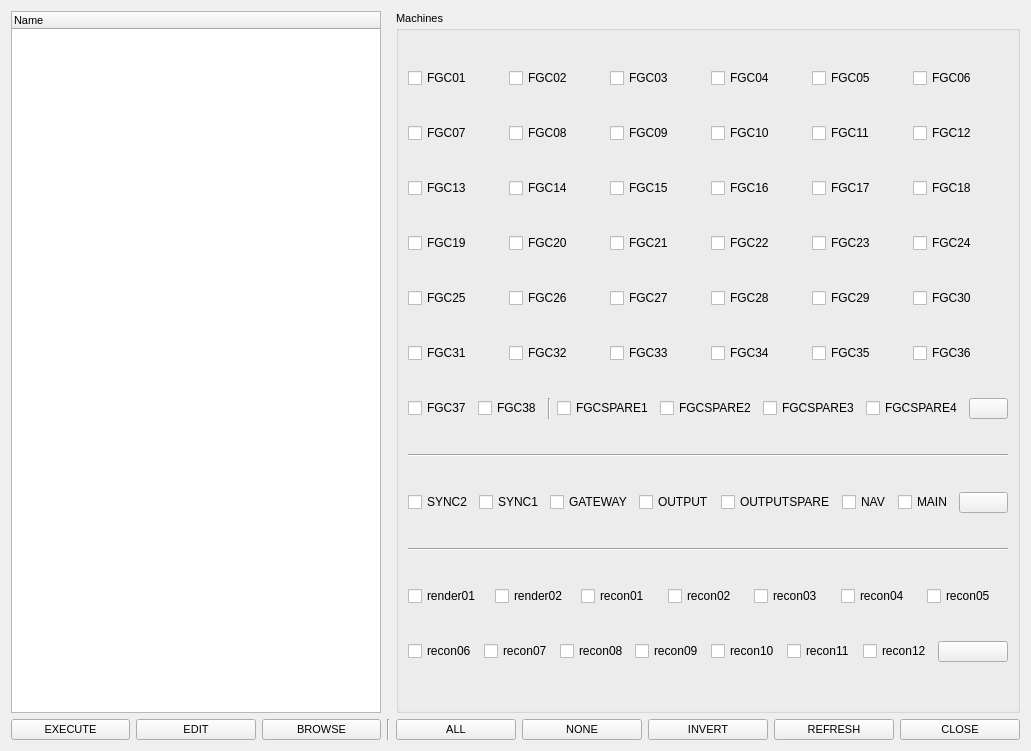
<?xml version="1.0" encoding="UTF-8"?>
<ui version="4.0">
 <class>Form</class>
 <widget class="QWidget" name="Form">
  <property name="geometry">
   <rect>
    <x>0</x>
    <y>0</y>
    <width>1031</width>
    <height>751</height>
   </rect>
  </property>
  <property name="windowTitle">
   <string>ITool - @lex</string>
  </property>
  <layout class="QGridLayout" name="gridLayout">
   <item row="0" column="0">
    <widget class="QTreeWidget" name="treeWidget">
     <property name="font">
      <font>
       <pointsize>8</pointsize>
      </font>
     </property>
     <property name="editTriggers">
      <set>QAbstractItemView::DoubleClicked|QAbstractItemView::EditKeyPressed|QAbstractItemView::SelectedClicked</set>
     </property>
     <property name="selectionMode">
      <enum>QAbstractItemView::SingleSelection</enum>
     </property>
     <column>
      <property name="text">
       <string>Name</string>
      </property>
     </column>
    </widget>
   </item>
   <item row="1" column="2">
    <layout class="QHBoxLayout" name="horizontalLayout">
     <item>
      <widget class="QPushButton" name="btnAll">
       <property name="font">
        <font>
         <pointsize>8</pointsize>
        </font>
       </property>
       <property name="toolTip">
        <string>&lt;html&gt;&lt;head/&gt;&lt;body&gt;&lt;p&gt;select all servers&lt;/p&gt;&lt;/body&gt;&lt;/html&gt;</string>
       </property>
       <property name="text">
        <string>ALL</string>
       </property>
      </widget>
     </item>
     <item>
      <widget class="QPushButton" name="btnNone">
       <property name="font">
        <font>
         <pointsize>8</pointsize>
        </font>
       </property>
       <property name="toolTip">
        <string>&lt;html&gt;&lt;head/&gt;&lt;body&gt;&lt;p&gt;unselect all servers&lt;/p&gt;&lt;/body&gt;&lt;/html&gt;</string>
       </property>
       <property name="text">
        <string>NONE</string>
       </property>
      </widget>
     </item>
     <item>
      <widget class="QPushButton" name="btnInvert">
       <property name="enabled">
        <bool>true</bool>
       </property>
       <property name="font">
        <font>
         <pointsize>8</pointsize>
        </font>
       </property>
       <property name="toolTip">
        <string>&lt;html&gt;&lt;head/&gt;&lt;body&gt;&lt;p&gt;invert selection servers&lt;/p&gt;&lt;/body&gt;&lt;/html&gt;</string>
       </property>
       <property name="text">
        <string>INVERT</string>
       </property>
      </widget>
     </item>
     <item>
      <widget class="QPushButton" name="btnRefresh">
       <property name="enabled">
        <bool>true</bool>
       </property>
       <property name="font">
        <font>
         <pointsize>8</pointsize>
        </font>
       </property>
       <property name="toolTip">
        <string>&lt;html&gt;&lt;head/&gt;&lt;body&gt;&lt;p&gt;ping all servers&lt;/p&gt;&lt;/body&gt;&lt;/html&gt;</string>
       </property>
       <property name="text">
        <string>REFRESH</string>
       </property>
      </widget>
     </item>
     <item>
      <widget class="QPushButton" name="btnClose">
       <property name="font">
        <font>
         <pointsize>8</pointsize>
        </font>
       </property>
       <property name="toolTip">
        <string>&lt;html&gt;&lt;head/&gt;&lt;body&gt;&lt;p&gt;close app&lt;/p&gt;&lt;/body&gt;&lt;/html&gt;</string>
       </property>
       <property name="text">
        <string>CLOSE</string>
       </property>
      </widget>
     </item>
    </layout>
   </item>
   <item row="1" column="0">
    <layout class="QHBoxLayout" name="horizontalLayout_11">
     <item>
      <widget class="QPushButton" name="btnRun">
       <property name="font">
        <font>
         <pointsize>8</pointsize>
        </font>
       </property>
       <property name="toolTip">
        <string>&lt;html&gt;&lt;head/&gt;&lt;body&gt;&lt;p&gt;run script&lt;/p&gt;&lt;/body&gt;&lt;/html&gt;</string>
       </property>
       <property name="text">
        <string>EXECUTE</string>
       </property>
      </widget>
     </item>
     <item>
      <widget class="QPushButton" name="btnEdit">
       <property name="font">
        <font>
         <pointsize>8</pointsize>
        </font>
       </property>
       <property name="toolTip">
        <string>&lt;html&gt;&lt;head/&gt;&lt;body&gt;&lt;p&gt;edit script&lt;/p&gt;&lt;/body&gt;&lt;/html&gt;</string>
       </property>
       <property name="text">
        <string>EDIT</string>
       </property>
      </widget>
     </item>
     <item>
      <widget class="QPushButton" name="btnBrowse">
       <property name="font">
        <font>
         <pointsize>8</pointsize>
        </font>
       </property>
       <property name="toolTip">
        <string>&lt;html&gt;&lt;head/&gt;&lt;body&gt;&lt;p&gt;change location&lt;/p&gt;&lt;/body&gt;&lt;/html&gt;</string>
       </property>
       <property name="text">
        <string>BROWSE</string>
       </property>
      </widget>
     </item>
    </layout>
   </item>
   <item row="1" column="1">
    <widget class="Line" name="line_5">
     <property name="font">
      <font>
       <pointsize>8</pointsize>
      </font>
     </property>
     <property name="orientation">
      <enum>Qt::Vertical</enum>
     </property>
    </widget>
   </item>
   <item row="0" column="2">
    <widget class="QGroupBox" name="gbServers">
     <property name="font">
      <font>
       <pointsize>8</pointsize>
      </font>
     </property>
     <property name="title">
      <string>Machines</string>
     </property>
     <layout class="QGridLayout" name="gridLayout_2">
      <item row="8" column="0">
       <layout class="QHBoxLayout" name="horizontalLayout_9">
        <item>
         <widget class="QCheckBox" name="Sync2">
          <property name="font">
           <font>
            <pointsize>9</pointsize>
           </font>
          </property>
          <property name="text">
           <string>SYNC2</string>
          </property>
         </widget>
        </item>
        <item>
         <widget class="QCheckBox" name="Sync1">
          <property name="font">
           <font>
            <pointsize>9</pointsize>
           </font>
          </property>
          <property name="text">
           <string>SYNC1</string>
          </property>
         </widget>
        </item>
        <item>
         <widget class="QCheckBox" name="Gateway">
          <property name="font">
           <font>
            <pointsize>9</pointsize>
           </font>
          </property>
          <property name="text">
           <string>GATEWAY</string>
          </property>
         </widget>
        </item>
        <item>
         <widget class="QCheckBox" name="Output">
          <property name="font">
           <font>
            <pointsize>9</pointsize>
           </font>
          </property>
          <property name="text">
           <string>OUTPUT</string>
          </property>
         </widget>
        </item>
        <item>
         <widget class="QCheckBox" name="Outputspare">
          <property name="font">
           <font>
            <pointsize>9</pointsize>
           </font>
          </property>
          <property name="text">
           <string>OUTPUTSPARE</string>
          </property>
         </widget>
        </item>
        <item>
         <widget class="QCheckBox" name="Nav">
          <property name="font">
           <font>
            <pointsize>9</pointsize>
            <weight>50</weight>
            <bold>false</bold>
           </font>
          </property>
          <property name="text">
           <string>NAV</string>
          </property>
         </widget>
        </item>
        <item>
         <widget class="QCheckBox" name="Main">
          <property name="font">
           <font>
            <pointsize>9</pointsize>
            <weight>50</weight>
            <bold>false</bold>
           </font>
          </property>
          <property name="text">
           <string>MAIN</string>
          </property>
         </widget>
        </item>
        <item>
         <widget class="QPushButton" name="btnMgmt">
          <property name="font">
           <font>
            <pointsize>8</pointsize>
           </font>
          </property>
          <property name="toolTip">
           <string>&lt;html&gt;&lt;head/&gt;&lt;body&gt;&lt;p&gt;select all MGMT&lt;/p&gt;&lt;/body&gt;&lt;/html&gt;</string>
          </property>
          <property name="toolTipDuration">
           <number>-1</number>
          </property>
          <property name="text">
           <string/>
          </property>
          <attribute name="buttonGroup">
           <string notr="true">buttonGroup</string>
          </attribute>
         </widget>
        </item>
       </layout>
      </item>
      <item row="1" column="0">
       <layout class="QHBoxLayout" name="horizontalLayout_3">
        <item>
         <widget class="QCheckBox" name="FGC07">
          <property name="font">
           <font>
            <pointsize>9</pointsize>
           </font>
          </property>
          <property name="text">
           <string>FGC07</string>
          </property>
         </widget>
        </item>
        <item>
         <widget class="QCheckBox" name="FGC08">
          <property name="font">
           <font>
            <pointsize>9</pointsize>
           </font>
          </property>
          <property name="text">
           <string>FGC08</string>
          </property>
         </widget>
        </item>
        <item>
         <widget class="QCheckBox" name="FGC09">
          <property name="font">
           <font>
            <pointsize>9</pointsize>
           </font>
          </property>
          <property name="text">
           <string>FGC09</string>
          </property>
         </widget>
        </item>
        <item>
         <widget class="QCheckBox" name="FGC10">
          <property name="font">
           <font>
            <pointsize>9</pointsize>
           </font>
          </property>
          <property name="text">
           <string>FGC10</string>
          </property>
         </widget>
        </item>
        <item>
         <widget class="QCheckBox" name="FGC11">
          <property name="font">
           <font>
            <pointsize>9</pointsize>
           </font>
          </property>
          <property name="text">
           <string>FGC11</string>
          </property>
         </widget>
        </item>
        <item>
         <widget class="QCheckBox" name="FGC12">
          <property name="font">
           <font>
            <pointsize>9</pointsize>
           </font>
          </property>
          <property name="text">
           <string>FGC12</string>
          </property>
         </widget>
        </item>
       </layout>
      </item>
      <item row="3" column="0">
       <layout class="QHBoxLayout" name="horizontalLayout_5">
        <item>
         <widget class="QCheckBox" name="FGC19">
          <property name="font">
           <font>
            <pointsize>9</pointsize>
           </font>
          </property>
          <property name="text">
           <string>FGC19</string>
          </property>
         </widget>
        </item>
        <item>
         <widget class="QCheckBox" name="FGC20">
          <property name="font">
           <font>
            <pointsize>9</pointsize>
           </font>
          </property>
          <property name="text">
           <string>FGC20</string>
          </property>
         </widget>
        </item>
        <item>
         <widget class="QCheckBox" name="FGC21">
          <property name="font">
           <font>
            <pointsize>9</pointsize>
           </font>
          </property>
          <property name="text">
           <string>FGC21</string>
          </property>
         </widget>
        </item>
        <item>
         <widget class="QCheckBox" name="FGC22">
          <property name="font">
           <font>
            <pointsize>9</pointsize>
           </font>
          </property>
          <property name="text">
           <string>FGC22</string>
          </property>
         </widget>
        </item>
        <item>
         <widget class="QCheckBox" name="FGC23">
          <property name="font">
           <font>
            <pointsize>9</pointsize>
           </font>
          </property>
          <property name="text">
           <string>FGC23</string>
          </property>
         </widget>
        </item>
        <item>
         <widget class="QCheckBox" name="FGC24">
          <property name="font">
           <font>
            <pointsize>9</pointsize>
           </font>
          </property>
          <property name="text">
           <string>FGC24</string>
          </property>
         </widget>
        </item>
       </layout>
      </item>
      <item row="10" column="0">
       <layout class="QHBoxLayout" name="horizontalLayout_10">
        <item>
         <widget class="QCheckBox" name="render01">
          <property name="enabled">
           <bool>true</bool>
          </property>
          <property name="font">
           <font>
            <pointsize>9</pointsize>
           </font>
          </property>
          <property name="text">
           <string>render01</string>
          </property>
         </widget>
        </item>
        <item>
         <widget class="QCheckBox" name="render02">
          <property name="enabled">
           <bool>true</bool>
          </property>
          <property name="font">
           <font>
            <pointsize>9</pointsize>
           </font>
          </property>
          <property name="text">
           <string>render02</string>
          </property>
         </widget>
        </item>
        <item>
         <widget class="QCheckBox" name="recon01">
          <property name="enabled">
           <bool>true</bool>
          </property>
          <property name="font">
           <font>
            <pointsize>9</pointsize>
           </font>
          </property>
          <property name="text">
           <string>recon01</string>
          </property>
         </widget>
        </item>
        <item>
         <widget class="QCheckBox" name="recon02">
          <property name="enabled">
           <bool>true</bool>
          </property>
          <property name="font">
           <font>
            <pointsize>9</pointsize>
           </font>
          </property>
          <property name="text">
           <string>recon02</string>
          </property>
         </widget>
        </item>
        <item>
         <widget class="QCheckBox" name="recon03">
          <property name="font">
           <font>
            <pointsize>9</pointsize>
           </font>
          </property>
          <property name="text">
           <string>recon03</string>
          </property>
         </widget>
        </item>
        <item>
         <widget class="QCheckBox" name="recon04">
          <property name="font">
           <font>
            <pointsize>9</pointsize>
           </font>
          </property>
          <property name="text">
           <string>recon04</string>
          </property>
         </widget>
        </item>
        <item>
         <widget class="QCheckBox" name="recon05">
          <property name="enabled">
           <bool>true</bool>
          </property>
          <property name="font">
           <font>
            <pointsize>9</pointsize>
           </font>
          </property>
          <property name="text">
           <string>recon05</string>
          </property>
         </widget>
        </item>
       </layout>
      </item>
      <item row="0" column="0">
       <layout class="QHBoxLayout" name="horizontalLayout_2">
        <item>
         <widget class="QCheckBox" name="FGC01">
          <property name="font">
           <font>
            <pointsize>9</pointsize>
           </font>
          </property>
          <property name="text">
           <string>FGC01</string>
          </property>
         </widget>
        </item>
        <item>
         <widget class="QCheckBox" name="FGC02">
          <property name="font">
           <font>
            <pointsize>9</pointsize>
           </font>
          </property>
          <property name="text">
           <string>FGC02</string>
          </property>
         </widget>
        </item>
        <item>
         <widget class="QCheckBox" name="FGC03">
          <property name="font">
           <font>
            <pointsize>9</pointsize>
           </font>
          </property>
          <property name="text">
           <string>FGC03</string>
          </property>
         </widget>
        </item>
        <item>
         <widget class="QCheckBox" name="FGC04">
          <property name="font">
           <font>
            <pointsize>9</pointsize>
           </font>
          </property>
          <property name="text">
           <string>FGC04</string>
          </property>
         </widget>
        </item>
        <item>
         <widget class="QCheckBox" name="FGC05">
          <property name="font">
           <font>
            <pointsize>9</pointsize>
           </font>
          </property>
          <property name="text">
           <string>FGC05</string>
          </property>
         </widget>
        </item>
        <item>
         <widget class="QCheckBox" name="FGC06">
          <property name="font">
           <font>
            <pointsize>9</pointsize>
           </font>
          </property>
          <property name="text">
           <string>FGC06</string>
          </property>
         </widget>
        </item>
       </layout>
      </item>
      <item row="7" column="0">
       <widget class="Line" name="line_2">
        <property name="font">
         <font>
          <pointsize>8</pointsize>
         </font>
        </property>
        <property name="orientation">
         <enum>Qt::Horizontal</enum>
        </property>
       </widget>
      </item>
      <item row="5" column="0">
       <layout class="QHBoxLayout" name="horizontalLayout_6">
        <item>
         <widget class="QCheckBox" name="FGC31">
          <property name="font">
           <font>
            <pointsize>9</pointsize>
           </font>
          </property>
          <property name="text">
           <string>FGC31</string>
          </property>
         </widget>
        </item>
        <item>
         <widget class="QCheckBox" name="FGC32">
          <property name="font">
           <font>
            <pointsize>9</pointsize>
           </font>
          </property>
          <property name="text">
           <string>FGC32</string>
          </property>
         </widget>
        </item>
        <item>
         <widget class="QCheckBox" name="FGC33">
          <property name="font">
           <font>
            <pointsize>9</pointsize>
           </font>
          </property>
          <property name="text">
           <string>FGC33</string>
          </property>
         </widget>
        </item>
        <item>
         <widget class="QCheckBox" name="FGC34">
          <property name="font">
           <font>
            <pointsize>9</pointsize>
           </font>
          </property>
          <property name="text">
           <string>FGC34</string>
          </property>
         </widget>
        </item>
        <item>
         <widget class="QCheckBox" name="FGC35">
          <property name="font">
           <font>
            <pointsize>9</pointsize>
           </font>
          </property>
          <property name="text">
           <string>FGC35</string>
          </property>
         </widget>
        </item>
        <item>
         <widget class="QCheckBox" name="FGC36">
          <property name="font">
           <font>
            <pointsize>9</pointsize>
           </font>
          </property>
          <property name="text">
           <string>FGC36</string>
          </property>
         </widget>
        </item>
       </layout>
      </item>
      <item row="9" column="0">
       <widget class="Line" name="line_4">
        <property name="font">
         <font>
          <pointsize>8</pointsize>
         </font>
        </property>
        <property name="orientation">
         <enum>Qt::Horizontal</enum>
        </property>
       </widget>
      </item>
      <item row="6" column="0">
       <layout class="QHBoxLayout" name="horizontalLayout_7">
        <item>
         <widget class="QCheckBox" name="FGC37">
          <property name="font">
           <font>
            <pointsize>9</pointsize>
           </font>
          </property>
          <property name="text">
           <string>FGC37</string>
          </property>
         </widget>
        </item>
        <item>
         <widget class="QCheckBox" name="FGC38">
          <property name="font">
           <font>
            <pointsize>9</pointsize>
           </font>
          </property>
          <property name="text">
           <string>FGC38</string>
          </property>
         </widget>
        </item>
        <item>
         <widget class="Line" name="line">
          <property name="font">
           <font>
            <pointsize>8</pointsize>
           </font>
          </property>
          <property name="orientation">
           <enum>Qt::Vertical</enum>
          </property>
         </widget>
        </item>
        <item>
         <widget class="QCheckBox" name="FGCSPARE1">
          <property name="font">
           <font>
            <pointsize>9</pointsize>
           </font>
          </property>
          <property name="text">
           <string>FGCSPARE1</string>
          </property>
         </widget>
        </item>
        <item>
         <widget class="QCheckBox" name="FGCSPARE2">
          <property name="font">
           <font>
            <pointsize>9</pointsize>
           </font>
          </property>
          <property name="text">
           <string>FGCSPARE2</string>
          </property>
         </widget>
        </item>
        <item>
         <widget class="QCheckBox" name="FGCSPARE3">
          <property name="font">
           <font>
            <pointsize>9</pointsize>
           </font>
          </property>
          <property name="text">
           <string>FGCSPARE3</string>
          </property>
         </widget>
        </item>
        <item>
         <widget class="QCheckBox" name="FGCSPARE4">
          <property name="font">
           <font>
            <pointsize>9</pointsize>
           </font>
          </property>
          <property name="text">
           <string>FGCSPARE4</string>
          </property>
         </widget>
        </item>
        <item>
         <widget class="QPushButton" name="btnFGC">
          <property name="font">
           <font>
            <pointsize>8</pointsize>
           </font>
          </property>
          <property name="toolTip">
           <string>&lt;html&gt;&lt;head/&gt;&lt;body&gt;&lt;p&gt;select all FGC&lt;/p&gt;&lt;/body&gt;&lt;/html&gt;</string>
          </property>
          <property name="styleSheet">
           <string notr="true"/>
          </property>
          <property name="text">
           <string/>
          </property>
          <attribute name="buttonGroup">
           <string notr="true">buttonGroup</string>
          </attribute>
         </widget>
        </item>
       </layout>
      </item>
      <item row="4" column="0">
       <layout class="QHBoxLayout" name="horizontalLayout_8">
        <item>
         <widget class="QCheckBox" name="FGC25">
          <property name="font">
           <font>
            <pointsize>9</pointsize>
           </font>
          </property>
          <property name="text">
           <string>FGC25</string>
          </property>
         </widget>
        </item>
        <item>
         <widget class="QCheckBox" name="FGC26">
          <property name="font">
           <font>
            <pointsize>9</pointsize>
           </font>
          </property>
          <property name="text">
           <string>FGC26</string>
          </property>
         </widget>
        </item>
        <item>
         <widget class="QCheckBox" name="FGC27">
          <property name="font">
           <font>
            <pointsize>9</pointsize>
           </font>
          </property>
          <property name="text">
           <string>FGC27</string>
          </property>
         </widget>
        </item>
        <item>
         <widget class="QCheckBox" name="FGC28">
          <property name="font">
           <font>
            <pointsize>9</pointsize>
           </font>
          </property>
          <property name="text">
           <string>FGC28</string>
          </property>
         </widget>
        </item>
        <item>
         <widget class="QCheckBox" name="FGC29">
          <property name="font">
           <font>
            <pointsize>9</pointsize>
           </font>
          </property>
          <property name="text">
           <string>FGC29</string>
          </property>
         </widget>
        </item>
        <item>
         <widget class="QCheckBox" name="FGC30">
          <property name="font">
           <font>
            <pointsize>9</pointsize>
           </font>
          </property>
          <property name="text">
           <string>FGC30</string>
          </property>
         </widget>
        </item>
       </layout>
      </item>
      <item row="2" column="0">
       <layout class="QHBoxLayout" name="horizontalLayout_4">
        <item>
         <widget class="QCheckBox" name="FGC13">
          <property name="font">
           <font>
            <pointsize>9</pointsize>
           </font>
          </property>
          <property name="text">
           <string>FGC13</string>
          </property>
         </widget>
        </item>
        <item>
         <widget class="QCheckBox" name="FGC14">
          <property name="font">
           <font>
            <pointsize>9</pointsize>
           </font>
          </property>
          <property name="text">
           <string>FGC14</string>
          </property>
         </widget>
        </item>
        <item>
         <widget class="QCheckBox" name="FGC15">
          <property name="font">
           <font>
            <pointsize>9</pointsize>
           </font>
          </property>
          <property name="text">
           <string>FGC15</string>
          </property>
         </widget>
        </item>
        <item>
         <widget class="QCheckBox" name="FGC16">
          <property name="font">
           <font>
            <pointsize>9</pointsize>
           </font>
          </property>
          <property name="text">
           <string>FGC16</string>
          </property>
         </widget>
        </item>
        <item>
         <widget class="QCheckBox" name="FGC17">
          <property name="font">
           <font>
            <pointsize>9</pointsize>
           </font>
          </property>
          <property name="text">
           <string>FGC17</string>
          </property>
         </widget>
        </item>
        <item>
         <widget class="QCheckBox" name="FGC18">
          <property name="font">
           <font>
            <pointsize>9</pointsize>
           </font>
          </property>
          <property name="text">
           <string>FGC18</string>
          </property>
         </widget>
        </item>
       </layout>
      </item>
      <item row="11" column="0">
       <layout class="QHBoxLayout" name="horizontalLayout_22">
        <item>
         <widget class="QCheckBox" name="recon06">
          <property name="enabled">
           <bool>true</bool>
          </property>
          <property name="font">
           <font>
            <pointsize>9</pointsize>
           </font>
          </property>
          <property name="text">
           <string>recon06</string>
          </property>
         </widget>
        </item>
        <item>
         <widget class="QCheckBox" name="recon07">
          <property name="enabled">
           <bool>true</bool>
          </property>
          <property name="font">
           <font>
            <pointsize>9</pointsize>
           </font>
          </property>
          <property name="text">
           <string>recon07</string>
          </property>
         </widget>
        </item>
        <item>
         <widget class="QCheckBox" name="recon08">
          <property name="font">
           <font>
            <pointsize>9</pointsize>
           </font>
          </property>
          <property name="text">
           <string>recon08</string>
          </property>
         </widget>
        </item>
        <item>
         <widget class="QCheckBox" name="recon09">
          <property name="enabled">
           <bool>true</bool>
          </property>
          <property name="font">
           <font>
            <pointsize>9</pointsize>
           </font>
          </property>
          <property name="text">
           <string>recon09</string>
          </property>
         </widget>
        </item>
        <item>
         <widget class="QCheckBox" name="recon10">
          <property name="enabled">
           <bool>true</bool>
          </property>
          <property name="font">
           <font>
            <pointsize>9</pointsize>
           </font>
          </property>
          <property name="text">
           <string>recon10</string>
          </property>
         </widget>
        </item>
        <item>
         <widget class="QCheckBox" name="recon11">
          <property name="font">
           <font>
            <pointsize>9</pointsize>
           </font>
          </property>
          <property name="text">
           <string>recon11</string>
          </property>
         </widget>
        </item>
        <item>
         <widget class="QCheckBox" name="recon12">
          <property name="enabled">
           <bool>true</bool>
          </property>
          <property name="font">
           <font>
            <pointsize>9</pointsize>
           </font>
          </property>
          <property name="text">
           <string>recon12</string>
          </property>
         </widget>
        </item>
        <item>
         <widget class="QPushButton" name="btnRecon">
          <property name="font">
           <font>
            <pointsize>8</pointsize>
           </font>
          </property>
          <property name="toolTip">
           <string>&lt;html&gt;&lt;head/&gt;&lt;body&gt;&lt;p&gt;select all 3rd Rack&lt;/p&gt;&lt;/body&gt;&lt;/html&gt;</string>
          </property>
          <property name="toolTipDuration">
           <number>-1</number>
          </property>
          <property name="text">
           <string/>
          </property>
          <attribute name="buttonGroup">
           <string notr="true">buttonGroup</string>
          </attribute>
         </widget>
        </item>
       </layout>
      </item>
     </layout>
    </widget>
   </item>
  </layout>
 </widget>
 <resources/>
 <connections/>
 <buttongroups>
  <buttongroup name="buttonGroup">
   <property name="exclusive">
    <bool>true</bool>
   </property>
  </buttongroup>
 </buttongroups>
</ui>
